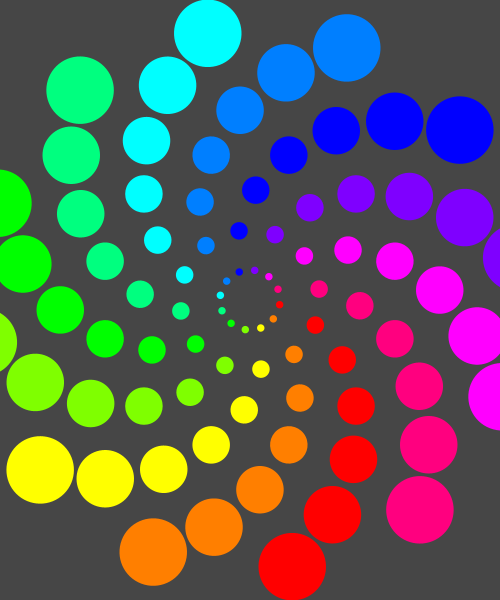
Frame 1 (no input)
Frame 60 (the mouse pressed at the canvas centre just before this capture): identical to frame 1, image omitted
Frame 120 (the mouse held since frame 60 and released just before this capture): identical to frame 1, image omitted

The Processing sketch that drew this single still picture (run headless with seeded random() and noise(); from frame 60 on, the mouse is pressed at the canvas centre):

// Processing sketch: day2_11_colorWheel
// ── day2_11_colorWheel.pde
void setup() {
  size(500, 600);
  background(100);

  colorMode(HSB, 360, 100, 100); // Hue Saturation Brightness
}

void draw() {
  background(100);
  
  pushMatrix();
  translate( width/2, height/2 );
  int angleStep = 30;
  for (int distance = 30; distance < 300; distance += 40) {
    for (int angle=0; angle<360; angle += angleStep) {
      // angle!
      pushMatrix();
      rotate( radians(angle + distance * 0.3) );

      fill(angle, 100, 100); //
      noStroke();
      ellipse(distance, 0, distance * 0.25, distance * 0.25);
      popMatrix();
    }
  }
  popMatrix();
}
